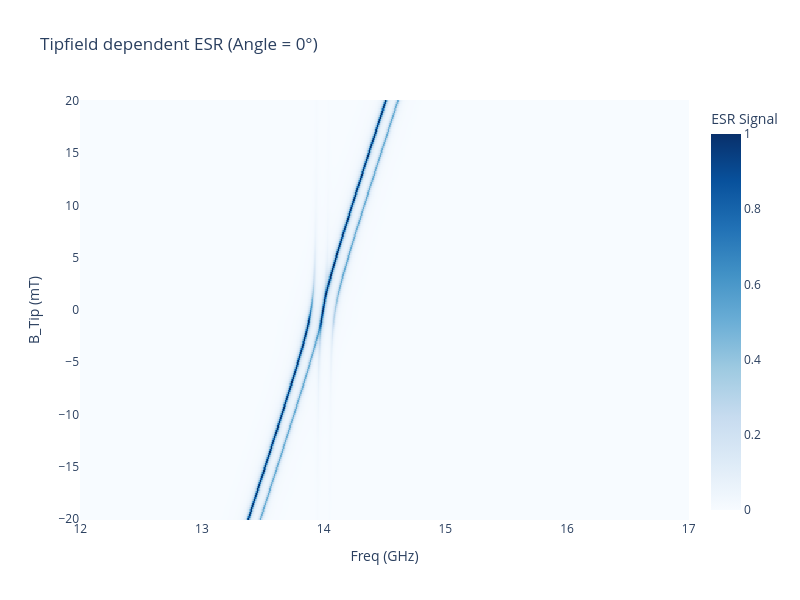

Here is the notebook cell this chart was saved with:
### Markdown cell above
# Tipfieldsweep

### Code cell
vis.plotESR_Tipfieldsweep(spinsys,N_Freq=1000,N_B=200,BTipRange=[-0.02,0.02],FreqRange=[12,17]);

### Figure 1 — Plotly figure (JSON) as saved in the notebook; plotly's stock layout.template omitted (floating-point values rounded to 4 significant figures; data arrays with more than 128 entries replaced by an {"elided": "..."} marker saying what was removed)
{"data": [{"colorbar": {"title": {"text": "ESR Signal"}}, "colorscale": [[0, "rgb(247,251,255)"], [0.125, "rgb(222,235,247)"], [0.25, "rgb(198,219,239)"], [0.375, "rgb(158,202,225)"], [0.5, "rgb(107,174,214)"], [0.625, "rgb(66,146,198)"], [0.75, "rgb(33,113,181)"], [0.875, "rgb(8,81,156)"], [1, "rgb(8,48,107)"]], "type": "heatmap", "x": {"elided": "1000 float values"}, "y": {"elided": "200 float values"}, "z": {"elided": "200x1000 float values"}, "zsmooth": false}], "layout": {"height": 600, "title": {"text": "Tipfield dependent ESR (Angle = 0°)"}, "width": 800, "xaxis": {"title": {"text": "Freq (GHz)"}}, "yaxis": {"side": "left", "title": {"text": "B_Tip (mT)"}}, "yaxis2": {"overlaying": "y", "side": "right", "ticktext": {"elided": "200 float values"}, "tickvals": {"elided": "200 float values"}, "title": {"text": "Detuning (GHz)"}}}}
